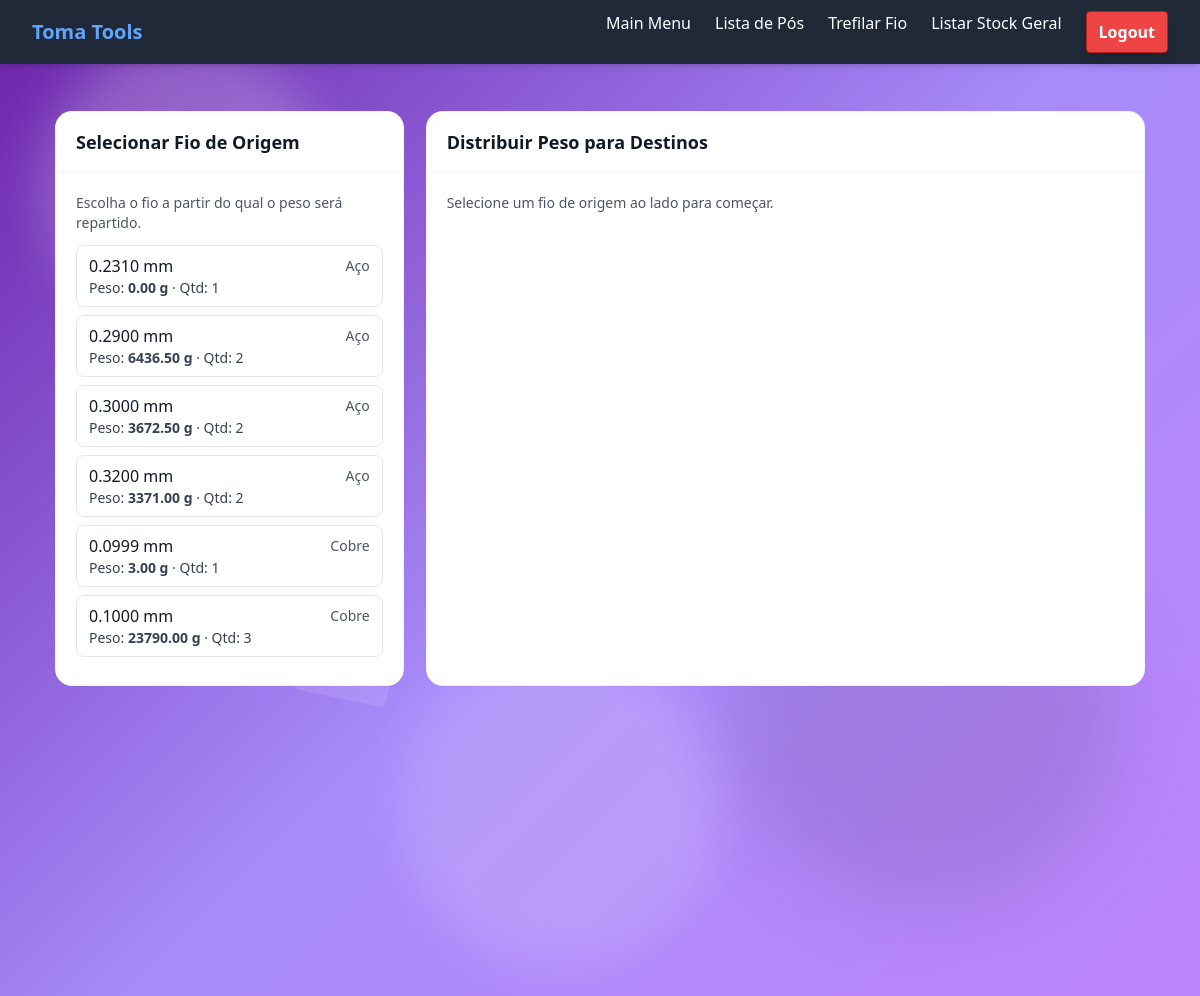
/fios/trafilar/ (signed in), run on the app's committed database.
### management/models.py (models this page shows, shortened)
class Fios(models.Model):
    material = [
        ('cobre', 'Cobre'),
        ('aco', 'Aço'),
    ]
    size = models.DecimalField(max_digits=10, decimal_places=4)
    weight = models.DecimalField(max_digits=10, decimal_places=2)
    quantity = models.IntegerField()
    material = models.CharField(max_length=20, choices=material, default='cobre')
    min_stock = models.IntegerField()
    fornecedor = models.ForeignKey(Fornecedor, on_delete=models.CASCADE, null=True, blank=True)
    date_added = models.DateTimeField(auto_now_add=True)
    updated_at = models.DateTimeField(auto_now=True)
    user = models.ForeignKey(User, on_delete=models.CASCADE, null=True, blank=True)

### management/views.py (the view, shortened to what this page needs)
# urls.py: path('fios/trafilar/', views.trafilar_fio, name='trafilar_fio'),
@login_required
def trafilar_fio(request):
    origem_id = request.GET.get('origem_id') or request.POST.get('origem_id')
    origem = get_object_or_404(Fios, id=origem_id) if origem_id else None
    destinos_qs = Fios.objects.none()
    fornecedores = Fornecedor.objects.order_by('nome')
    if origem:
        destinos_qs = Fios.objects.filter(material=origem.material).exclude(id=origem.id).order_by('size')
    fios = Fios.objects.order_by('material', 'size')
    context = {
        'fios': fios,
        'origem': origem,
        'destinos': destinos_qs,
        'fornecedores': fornecedores,
    }
    return render(request, 'management/trafilar_fio.html', context)

### management/templates/management/trafilar_fio.html (shortened to what this page needs)
{% extends "management/base.html" %}
{% block content %}
<div class="mx-auto max-w-7xl px-4 sm:px-6 lg:px-8 py-6">
  <div class="grid grid-cols-1 lg:grid-cols-3 gap-6">
    <div class="lg:col-span-1 bg-white shadow-sm ring-1 ring-gray-100 rounded-2xl overflow-hidden">
      <div class="px-5 py-4 border-b border-gray-100">
        <h2 class="text-lg font-semibold text-gray-900">Selecionar Fio de Origem</h2>
      </div>
      <div class="p-5 space-y-3">
        <div class="text-sm text-gray-600">Escolha o fio a partir do qual o peso será repartido.</div>
        <div class="space-y-2 max-h-[420px] overflow-auto">
          {% for fio in fios %}
            <a href="{% url 'trafilar_fio' %}?origem_id={{ fio.id }}"
               class="block rounded-lg border px-3 py-2 hover:bg-gray-50
                      {% if origem and origem.id == fio.id %}border-blue-500 bg-blue-50{% else %}border-gray-200{% endif %}">
              <div class="flex items-center justify-between">
                <span class="font-medium text-gray-900">{{ fio.size }} mm</span>
                <span class="text-sm text-gray-600">{{ fio.get_material_display }}</span>
              </div>
              <div class="text-sm text-gray-700">Peso: <strong>{{ fio.weight }} g</strong> · Qtd: {{ fio.quantity }}</div>
            </a>
          {% empty %}
            <p class="text-sm text-gray-500">Sem fios cadastrados.</p>
          {% endfor %}
        </div>
      </div>
    </div>
    <div class="lg:col-span-2 bg-white shadow-sm ring-1 ring-gray-100 rounded-2xl overflow-hidden">
      <div class="px-5 py-4 border-b border-gray-100 flex items-center justify-between">
        <h2 class="text-lg font-semibold text-gray-900">Distribuir Peso para Destinos</h2>
      </div>
      <div class="p-5">
        {% if not origem %}
          <p class="text-sm text-gray-600">Selecione um fio de origem ao lado para começar.</p>
        {% endif %}
      </div>
    </div>
  </div>
</div>
{% endblock %}

### data on the page
Fios: size "0.2310", material "Aço", weight "0.00", quantity "1"
Fios: size "0.2900", material "Aço", weight "6436.50", quantity "2"
Fios: size "0.3000", material "Aço", weight "3672.50", quantity "2"
Fios: size "0.3200", material "Aço", weight "3371.00", quantity "2"
Fios: size "0.0999", material "Cobre", weight "3.00", quantity "1"
Fios: size "0.1000", material "Cobre", weight "23790.00", quantity "3"
